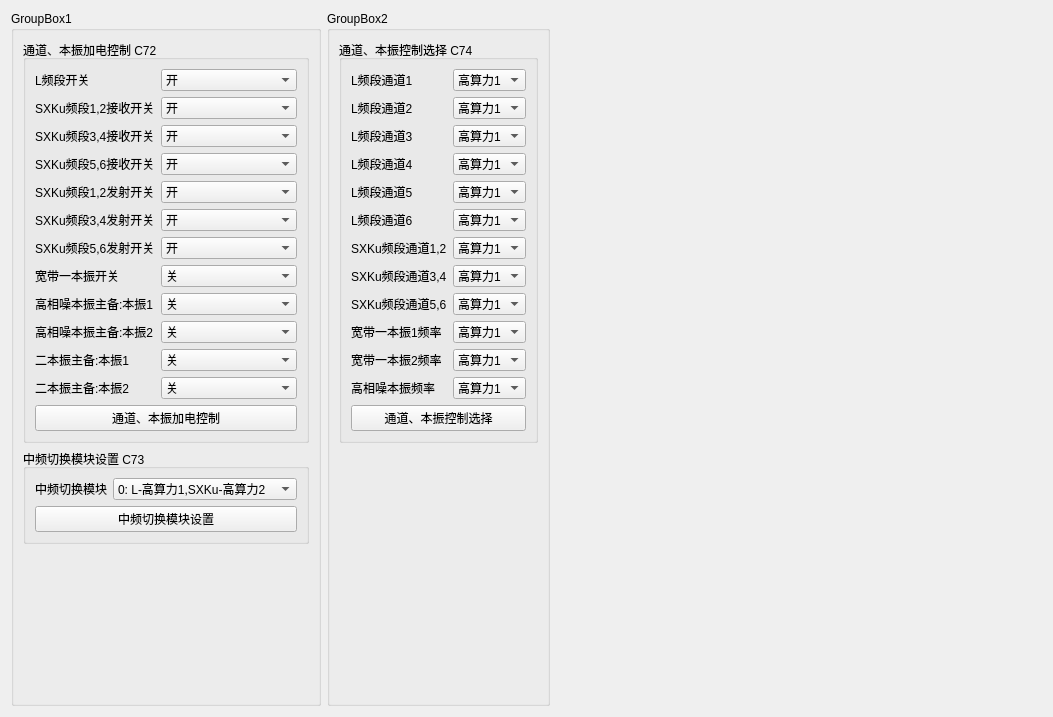
<?xml version="1.0" encoding="UTF-8"?>
<ui version="4.0">
 <class>sub1553_tcmayrffront</class>
 <widget class="QWidget" name="sub1553_tcmayrffront">
  <property name="geometry">
   <rect>
    <x>0</x>
    <y>0</y>
    <width>1053</width>
    <height>717</height>
   </rect>
  </property>
  <property name="windowTitle">
   <string>Form</string>
  </property>
  <layout class="QGridLayout" name="gridLayout">
   <item row="0" column="1">
    <widget class="QGroupBox" name="groupBox_2">
     <property name="title">
      <string>GroupBox2</string>
     </property>
     <layout class="QVBoxLayout" name="verticalLayout_4">
      <item>
       <widget class="QGroupBox" name="groupBox_9">
        <property name="title">
         <string>通道、本振控制选择 C74</string>
        </property>
        <layout class="QVBoxLayout" name="verticalLayout_2">
         <item>
          <layout class="QFormLayout" name="formLayout_6">
           <item row="0" column="0">
            <widget class="QLabel" name="lLabel_2">
             <property name="text">
              <string>L频段通道1</string>
             </property>
            </widget>
           </item>
           <item row="0" column="1">
            <widget class="QComboBox" name="cB_Lchannel_1">
             <property name="enabled">
              <bool>true</bool>
             </property>
             <property name="sizePolicy">
              <sizepolicy hsizetype="Preferred" vsizetype="Fixed">
               <horstretch>0</horstretch>
               <verstretch>0</verstretch>
              </sizepolicy>
             </property>
             <item>
              <property name="text">
               <string>高算力1</string>
              </property>
             </item>
             <item>
              <property name="text">
               <string>高算力2</string>
              </property>
             </item>
            </widget>
           </item>
           <item row="1" column="0">
            <widget class="QLabel" name="sXKu12Label_3">
             <property name="text">
              <string>L频段通道2</string>
             </property>
            </widget>
           </item>
           <item row="1" column="1">
            <widget class="QComboBox" name="cB_Lchannel_2">
             <property name="enabled">
              <bool>true</bool>
             </property>
             <property name="editable">
              <bool>false</bool>
             </property>
             <item>
              <property name="text">
               <string>高算力1</string>
              </property>
             </item>
             <item>
              <property name="text">
               <string>高算力2</string>
              </property>
             </item>
            </widget>
           </item>
           <item row="2" column="0">
            <widget class="QLabel" name="sXKu34Label_3">
             <property name="text">
              <string>L频段通道3</string>
             </property>
            </widget>
           </item>
           <item row="2" column="1">
            <widget class="QComboBox" name="cB_Lchannel_3">
             <property name="enabled">
              <bool>true</bool>
             </property>
             <item>
              <property name="text">
               <string>高算力1</string>
              </property>
             </item>
             <item>
              <property name="text">
               <string>高算力2</string>
              </property>
             </item>
            </widget>
           </item>
           <item row="3" column="0">
            <widget class="QLabel" name="sXKu56Label_3">
             <property name="text">
              <string>L频段通道4</string>
             </property>
            </widget>
           </item>
           <item row="3" column="1">
            <widget class="QComboBox" name="cB_Lchannel_4">
             <property name="enabled">
              <bool>true</bool>
             </property>
             <item>
              <property name="text">
               <string>高算力1</string>
              </property>
             </item>
             <item>
              <property name="text">
               <string>高算力2</string>
              </property>
             </item>
            </widget>
           </item>
           <item row="4" column="0">
            <widget class="QLabel" name="sXKu12Label_4">
             <property name="text">
              <string>L频段通道5</string>
             </property>
            </widget>
           </item>
           <item row="4" column="1">
            <widget class="QComboBox" name="cB_Lchannel_5">
             <property name="enabled">
              <bool>true</bool>
             </property>
             <item>
              <property name="text">
               <string>高算力1</string>
              </property>
             </item>
             <item>
              <property name="text">
               <string>高算力2</string>
              </property>
             </item>
            </widget>
           </item>
           <item row="5" column="0">
            <widget class="QLabel" name="sXKu34Label_4">
             <property name="text">
              <string>L频段通道6</string>
             </property>
            </widget>
           </item>
           <item row="5" column="1">
            <widget class="QComboBox" name="cB_Lchannel_6">
             <property name="enabled">
              <bool>true</bool>
             </property>
             <item>
              <property name="text">
               <string>高算力1</string>
              </property>
             </item>
             <item>
              <property name="text">
               <string>高算力2</string>
              </property>
             </item>
            </widget>
           </item>
           <item row="6" column="0">
            <widget class="QLabel" name="sXKu56Label_4">
             <property name="text">
              <string>SXKu频段通道1,2</string>
             </property>
            </widget>
           </item>
           <item row="6" column="1">
            <widget class="QComboBox" name="cB_SXKu_channel_12">
             <item>
              <property name="text">
               <string>高算力1</string>
              </property>
             </item>
             <item>
              <property name="text">
               <string>高算力2</string>
              </property>
             </item>
            </widget>
           </item>
           <item row="7" column="0">
            <widget class="QLabel" name="Label_2">
             <property name="text">
              <string>SXKu频段通道3,4</string>
             </property>
            </widget>
           </item>
           <item row="7" column="1">
            <widget class="QComboBox" name="cB_SXKu_channel_34">
             <property name="enabled">
              <bool>true</bool>
             </property>
             <item>
              <property name="text">
               <string>高算力1</string>
              </property>
             </item>
             <item>
              <property name="text">
               <string>高算力2</string>
              </property>
             </item>
            </widget>
           </item>
           <item row="8" column="0">
            <widget class="QLabel" name="sXKu56Label_5">
             <property name="text">
              <string>SXKu频段通道5,6</string>
             </property>
            </widget>
           </item>
           <item row="8" column="1">
            <widget class="QComboBox" name="cB_SXKu_channel_56">
             <property name="enabled">
              <bool>true</bool>
             </property>
             <item>
              <property name="text">
               <string>高算力1</string>
              </property>
             </item>
             <item>
              <property name="text">
               <string>高算力2</string>
              </property>
             </item>
            </widget>
           </item>
           <item row="9" column="0">
            <widget class="QLabel" name="Label_broadband_onebook_1">
             <property name="text">
              <string>宽带一本振1频率</string>
             </property>
            </widget>
           </item>
           <item row="9" column="1">
            <widget class="QComboBox" name="cB_broadband_onebook_1">
             <property name="enabled">
              <bool>true</bool>
             </property>
             <item>
              <property name="text">
               <string>高算力1</string>
              </property>
             </item>
             <item>
              <property name="text">
               <string>高算力2</string>
              </property>
             </item>
            </widget>
           </item>
           <item row="10" column="0">
            <widget class="QLabel" name="Label__broadband_onebook_2">
             <property name="text">
              <string>宽带一本振2频率</string>
             </property>
            </widget>
           </item>
           <item row="10" column="1">
            <widget class="QComboBox" name="cB_broadband_onebook_2">
             <property name="enabled">
              <bool>true</bool>
             </property>
             <item>
              <property name="text">
               <string>高算力1</string>
              </property>
             </item>
             <item>
              <property name="text">
               <string>高算力2</string>
              </property>
             </item>
            </widget>
           </item>
           <item row="11" column="0">
            <widget class="QLabel" name="Label_highnoise">
             <property name="text">
              <string>高相噪本振频率</string>
             </property>
            </widget>
           </item>
           <item row="11" column="1">
            <widget class="QComboBox" name="cB_highnoise_radio">
             <property name="enabled">
              <bool>true</bool>
             </property>
             <item>
              <property name="text">
               <string>高算力1</string>
              </property>
             </item>
             <item>
              <property name="text">
               <string>高算力2</string>
              </property>
             </item>
            </widget>
           </item>
          </layout>
         </item>
         <item>
          <widget class="QPushButton" name="pB_channel_control_C74">
           <property name="text">
            <string>通道、本振控制选择</string>
           </property>
          </widget>
         </item>
        </layout>
       </widget>
      </item>
      <item>
       <spacer name="verticalSpacer_2">
        <property name="orientation">
         <enum>Qt::Vertical</enum>
        </property>
        <property name="sizeHint" stdset="0">
         <size>
          <width>20</width>
          <height>40</height>
         </size>
        </property>
       </spacer>
      </item>
     </layout>
    </widget>
   </item>
   <item row="0" column="0">
    <widget class="QGroupBox" name="groupBox">
     <property name="title">
      <string>GroupBox1</string>
     </property>
     <layout class="QVBoxLayout" name="verticalLayout_3">
      <item>
       <widget class="QGroupBox" name="groupBox_3">
        <property name="title">
         <string>通道、本振加电控制 C72</string>
        </property>
        <layout class="QVBoxLayout" name="verticalLayout">
         <item>
          <layout class="QFormLayout" name="formLayout_3">
           <item row="0" column="0">
            <widget class="QLabel" name="Label_Lchannel">
             <property name="text">
              <string>L频段开关</string>
             </property>
            </widget>
           </item>
           <item row="0" column="1">
            <widget class="QComboBox" name="cB_Lchannel_switch">
             <property name="currentIndex">
              <number>1</number>
             </property>
             <item>
              <property name="text">
               <string>关</string>
              </property>
             </item>
             <item>
              <property name="text">
               <string>开</string>
              </property>
             </item>
            </widget>
           </item>
           <item row="1" column="0">
            <widget class="QLabel" name="sXKu12Label">
             <property name="text">
              <string>SXKu频段1,2接收开关</string>
             </property>
            </widget>
           </item>
           <item row="1" column="1">
            <widget class="QComboBox" name="cB_SXKu_12receive_switch">
             <property name="currentIndex">
              <number>1</number>
             </property>
             <item>
              <property name="text">
               <string>关</string>
              </property>
             </item>
             <item>
              <property name="text">
               <string>开</string>
              </property>
             </item>
            </widget>
           </item>
           <item row="2" column="0">
            <widget class="QLabel" name="sXKu34Label">
             <property name="text">
              <string>SXKu频段3,4接收开关</string>
             </property>
            </widget>
           </item>
           <item row="2" column="1">
            <widget class="QComboBox" name="cB_SXKu_34receive_switch">
             <property name="currentIndex">
              <number>1</number>
             </property>
             <item>
              <property name="text">
               <string>关</string>
              </property>
             </item>
             <item>
              <property name="text">
               <string>开</string>
              </property>
             </item>
            </widget>
           </item>
           <item row="3" column="0">
            <widget class="QLabel" name="sXKu56Label">
             <property name="text">
              <string>SXKu频段5,6接收开关</string>
             </property>
            </widget>
           </item>
           <item row="3" column="1">
            <widget class="QComboBox" name="cB_SXKu_56receive_switch">
             <property name="currentIndex">
              <number>1</number>
             </property>
             <item>
              <property name="text">
               <string>关</string>
              </property>
             </item>
             <item>
              <property name="text">
               <string>开</string>
              </property>
             </item>
            </widget>
           </item>
           <item row="4" column="0">
            <widget class="QLabel" name="sXKu12Label_2">
             <property name="text">
              <string>SXKu频段1,2发射开关</string>
             </property>
            </widget>
           </item>
           <item row="4" column="1">
            <widget class="QComboBox" name="cB_SXKu_12emit_switch">
             <property name="currentIndex">
              <number>1</number>
             </property>
             <item>
              <property name="text">
               <string>关</string>
              </property>
             </item>
             <item>
              <property name="text">
               <string>开</string>
              </property>
             </item>
            </widget>
           </item>
           <item row="5" column="0">
            <widget class="QLabel" name="sXKu34Label_2">
             <property name="text">
              <string>SXKu频段3,4发射开关</string>
             </property>
            </widget>
           </item>
           <item row="5" column="1">
            <widget class="QComboBox" name="cB_SXKu_34emit_switch">
             <property name="currentIndex">
              <number>1</number>
             </property>
             <item>
              <property name="text">
               <string>关</string>
              </property>
             </item>
             <item>
              <property name="text">
               <string>开</string>
              </property>
             </item>
            </widget>
           </item>
           <item row="6" column="0">
            <widget class="QLabel" name="sXKu56Label_2">
             <property name="text">
              <string>SXKu频段5,6发射开关</string>
             </property>
            </widget>
           </item>
           <item row="6" column="1">
            <widget class="QComboBox" name="cB_SXKu_56emit_switch">
             <property name="currentIndex">
              <number>1</number>
             </property>
             <item>
              <property name="text">
               <string>关</string>
              </property>
             </item>
             <item>
              <property name="text">
               <string>开</string>
              </property>
             </item>
            </widget>
           </item>
           <item row="7" column="0">
            <widget class="QLabel" name="Label">
             <property name="text">
              <string>宽带一本振开关</string>
             </property>
            </widget>
           </item>
           <item row="7" column="1">
            <widget class="QComboBox" name="cB_SXKu_broadband_switch">
             <item>
              <property name="text">
               <string>关</string>
              </property>
             </item>
             <item>
              <property name="text">
               <string>开</string>
              </property>
             </item>
            </widget>
           </item>
           <item row="8" column="0">
            <widget class="QLabel" name="Label_highnoise1">
             <property name="text">
              <string>高相噪本振主备:本振1</string>
             </property>
            </widget>
           </item>
           <item row="8" column="1">
            <widget class="QComboBox" name="cB_highphase_noise_1">
             <property name="currentIndex">
              <number>0</number>
             </property>
             <item>
              <property name="text">
               <string>关</string>
              </property>
             </item>
             <item>
              <property name="text">
               <string>开</string>
              </property>
             </item>
            </widget>
           </item>
           <item row="10" column="0">
            <widget class="QLabel" name="Label_twobooks1">
             <property name="text">
              <string>二本振主备:本振1</string>
             </property>
            </widget>
           </item>
           <item row="10" column="1">
            <widget class="QComboBox" name="cB_twoBooks_1">
             <property name="currentIndex">
              <number>0</number>
             </property>
             <item>
              <property name="text">
               <string>关</string>
              </property>
             </item>
             <item>
              <property name="text">
               <string>开</string>
              </property>
             </item>
            </widget>
           </item>
           <item row="9" column="0">
            <widget class="QLabel" name="label">
             <property name="text">
              <string>高相噪本振主备:本振2</string>
             </property>
            </widget>
           </item>
           <item row="9" column="1">
            <widget class="QComboBox" name="cB_highphase_noise_2">
             <item>
              <property name="text">
               <string>关</string>
              </property>
             </item>
             <item>
              <property name="text">
               <string>开</string>
              </property>
             </item>
            </widget>
           </item>
           <item row="11" column="0">
            <widget class="QLabel" name="label_2">
             <property name="text">
              <string>二本振主备:本振2</string>
             </property>
            </widget>
           </item>
           <item row="11" column="1">
            <widget class="QComboBox" name="cB_twoBooks_2">
             <item>
              <property name="text">
               <string>关</string>
              </property>
             </item>
             <item>
              <property name="text">
               <string>开</string>
              </property>
             </item>
            </widget>
           </item>
          </layout>
         </item>
         <item>
          <widget class="QPushButton" name="pB_channel_power_C72">
           <property name="text">
            <string>通道、本振加电控制</string>
           </property>
          </widget>
         </item>
        </layout>
       </widget>
      </item>
      <item>
       <widget class="QGroupBox" name="groupBox_31">
        <property name="title">
         <string>中频切换模块设置 C73</string>
        </property>
        <layout class="QVBoxLayout" name="verticalLayout_5">
         <item>
          <layout class="QFormLayout" name="formLayout_23">
           <item row="0" column="1">
            <widget class="QComboBox" name="cB_zpset">
             <item>
              <property name="text">
               <string>0: L-高算力1,SXKu-高算力2</string>
              </property>
             </item>
             <item>
              <property name="text">
               <string>1: 同时L模式</string>
              </property>
             </item>
             <item>
              <property name="text">
               <string>2: 同时SXKu模式</string>
              </property>
             </item>
             <item>
              <property name="text">
               <string>3：SXKu-高算力1,L-高算力2</string>
              </property>
             </item>
            </widget>
           </item>
           <item row="0" column="0">
            <widget class="QLabel" name="Label_3">
             <property name="text">
              <string>中频切换模块</string>
             </property>
            </widget>
           </item>
          </layout>
         </item>
         <item>
          <widget class="QPushButton" name="pB_zpchooseSet_C73">
           <property name="text">
            <string>中频切换模块设置</string>
           </property>
          </widget>
         </item>
        </layout>
       </widget>
      </item>
      <item>
       <spacer name="verticalSpacer">
        <property name="orientation">
         <enum>Qt::Vertical</enum>
        </property>
        <property name="sizeHint" stdset="0">
         <size>
          <width>20</width>
          <height>40</height>
         </size>
        </property>
       </spacer>
      </item>
     </layout>
    </widget>
   </item>
   <item row="0" column="2">
    <spacer name="horizontalSpacer">
     <property name="orientation">
      <enum>Qt::Horizontal</enum>
     </property>
     <property name="sizeHint" stdset="0">
      <size>
       <width>40</width>
       <height>20</height>
      </size>
     </property>
    </spacer>
   </item>
  </layout>
 </widget>
 <resources/>
 <connections/>
</ui>
